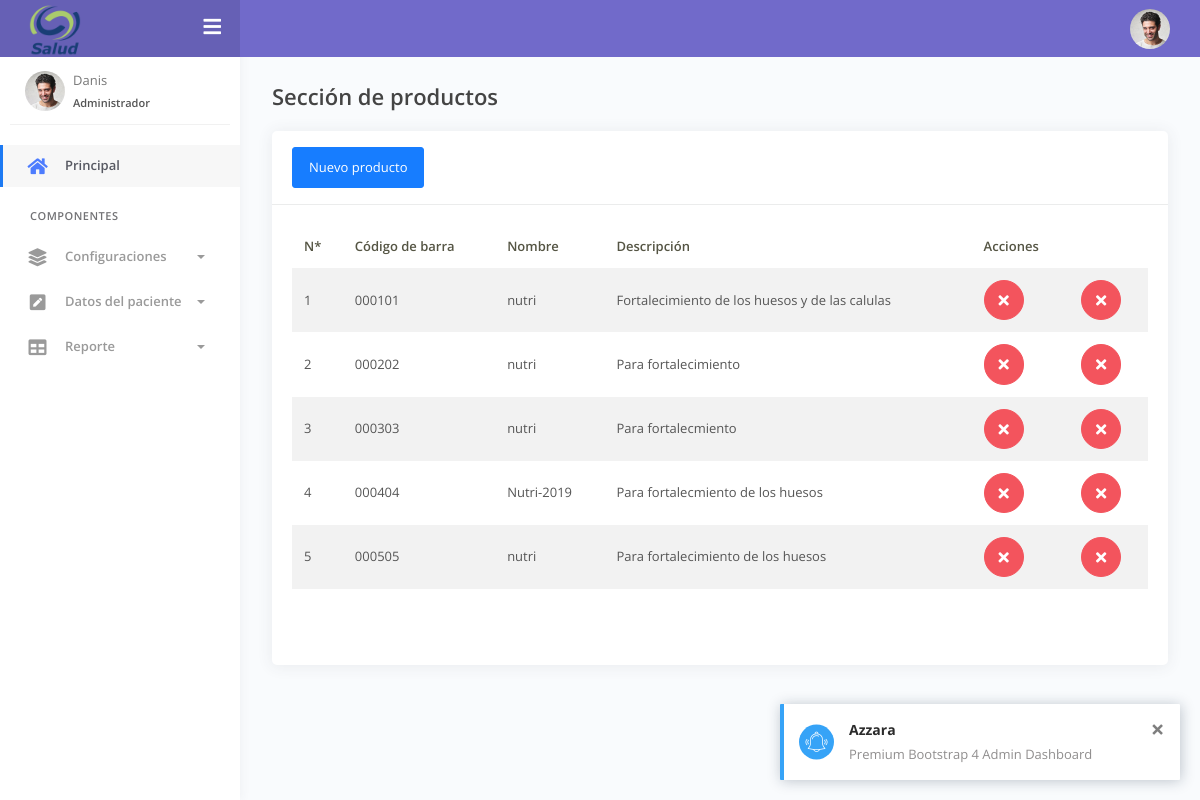
Screenshot of /vistas/producto.php (signed in) with the database file from the repository.
### tables this page shows
CREATE TABLE `producto` (
  `id_prod` int(11) NOT NULL,
  `codigo_prod` varchar(45) NOT NULL,
  `nombre_prod` varchar(100) NOT NULL,
  `descrip_prod` varchar(100) NOT NULL
);

### modelo/conection.php (called while the page is built)
<?php
   function consultarSQL($query){ $mysqli = new mysqli("localhost", "root",
"@ignacio1998", "nutri"); if (mysqli_connect_errno()) { echo "El sistema tiene
errore al conectarse"; }
	     $mysqli->set_charset("uft8");
	     $mysqli->autocommit(FALSE);
	     $mysqli->begin_transaction(MYSQLI_TRANS_START_WITH_CONSISTENT_SNAPSHOT);
	     if ($consulta=$mysqli->query($query)) {
	     	if ($mysqli->commit()) {
	     	}else {
	     		echo "Datos no guardados";
	     	}
	     }else {
	     	$mysqli->rollback();
	     }
	     return $consulta;
   }
?>

### modelo/consulta_producto.php (the view)
<?php
  require_once ('conection.php');
  require_once ('../modal/producto.php');
  $consulta = "SELECT  * FROM producto";
  $datos = consultarSQL($consulta);
  while ($fila=$datos->fetch_array(MYSQLI_ASSOC)) {
    echo "<tr>
            <td>".$fila['id_prod']."</td>
            <td>".$fila['codigo_prod']."</td>
            <td>".$fila['nombre_prod']."</td>
            <td>".$fila['descrip_prod']."</td>
            <td><a href='actualizaciones/actualizar_egresado.php?id_prod=".$fila['id_prod']."'><button type='button' data-toggle='modal' class='btn btn-icon btn-round btn-danger'><i class='fa fa-times'></i>
              </button></a></td>
            <td><button type='button' data-toggle='modal' data-target='#Eliminarproducto' class='btn btn-icon btn-round btn-danger'><i class='fa fa-times'></i>
              </button></td>
          </tr>";
    }
?>

### vistas/producto.php (shortened to what this page needs)
<!DOCTYPE html>
<html lang="es">
<head>
	<?php include_once('../links/header.php'); ?>
</head>
<body>
	<div class="wrapper">
		<div class="main-header" data-background-color="purple">
			<div class="logo-header">
				<a href="inicio.php" class="logo">
					<img src="../assets/img/download.png" alt="navbar brand" class="navbar-brand" width="60px">
				</a>
				<div class="navbar-minimize">
					<button class="btn btn-minimize btn-rounded">
						<i class="fa fa-bars"></i>
					</button>
				</div>
			</div>
			<nav class="navbar navbar-header navbar-expand-lg">
				<div class="container-fluid">
					<ul class="navbar-nav topbar-nav ml-md-auto align-items-center">
						<li class="nav-item dropdown hidden-caret">
							<a class="dropdown-toggle profile-pic" data-toggle="dropdown" href="#" aria-expanded="false">
								<div class="avatar-sm">
									<img src="../assets/img/profile.jpg" alt="..." class="avatar-img rounded-circle">
								</div>
							</a>
						</li>
					</ul>
				</div>
			</nav>
		</div>
		<div class="sidebar">
			<div class="sidebar-wrapper scrollbar-inner">
				<div class="sidebar-content">
					<div class="user">
						<div class="avatar-sm float-left mr-2">
							<img src="../assets/img/profile.jpg" alt="..." class="avatar-img rounded-circle">
						</div>
						<div class="info">
							<a data-toggle="collapse" href="#collapseExample" aria-expanded="true">
								<span> <?php echo $_SESSION['nombre_usua']; ?>	<span class="user-level">Administrador</span></span>
							</a>
						</div>
					</div>
					 <?php include_once ('includes/nabvar.php'); ?>
				</div>
			</div>
		</div>
		<div class="main-panel">
			<div class="content">
				<div class="page-inner">
					<div class="page-header">
						<h4 class="page-title">Sección de productos</h4>
					</div>
					<div class="row">
						<div class="col-md-12">
							<div class="card">
								<div class="card-header">
									 <button type="button" class="btn btn-primary" data-toggle="modal" data-target=".bd-imc">Nuevo producto</button>
								</div>
										   <div class="card-body">
									<div class="table-responsive">
										<table id="basic-datatables" class="display table table-striped table-hover" >
											<thead>
												<tr>
													<th>N*</th>
													<th>Código de barra</th>
													<th>Nombre</th>
													<th>Descripción</th>
													<th>Acciones</th>
												</tr>
											</thead>
											<tbody>
		                                      <?php include_once('../modelo/consulta_producto.php'); ?>
											</tbody>
										</table>
									</div>
								</div>
								<div class="card-body">
								</div>
							</div>
						</div>
					</div>
				</div>
			</div>
		</div>
	</div>
</body>
</html>

### links/header.php (shortened to what this page needs)
<link rel="stylesheet" href="../assets/css/bootstrap.min.css">
<link rel="stylesheet" href="../assets/css/azzara.min.css">
<link rel="stylesheet" href="../assets/css/demo.css">
<link rel="stylesheet" href="../assets/css/calculadora.css">

### vistas/includes/nabvar.php (shortened to what this page needs)
<ul class="nav">
	<li class="nav-item active">
		<a href="inicio.php">
			<i class="fas fa-home"></i>
			<p>Principal</p>
		</a>
	</li>
	<li class="nav-section">
		<h4 class="text-section">Componentes</h4>
	</li>
	<li class="nav-item">
		<a data-toggle="collapse" href="#base">
			<i class="fas fa-layer-group"></i>
			<p>Configuraciones</p>
			<span class="caret"></span>
		</a>
	</li>
	<li class="nav-item">
		<a data-toggle="collapse" href="#forms">
			<i class="fas fa-pen-square"></i>
			<p>Datos del paciente</p>
			<span class="caret"></span>
		</a>
	</li>
	<li class="nav-item">
		<a data-toggle="collapse" href="#tables">
			<i class="fas fa-table"></i>
			<p>Reporte</p>
			<span class="caret"></span>
		</a>
	</li>
</ul>

### rows the page displays
producto: id_prod "1", codigo_prod "000101", nombre_prod "nutri", descrip_prod "Fortalecimiento de los huesos y de las calulas"
producto: id_prod "2", codigo_prod "000202", nombre_prod "nutri", descrip_prod "Para fortalecimiento"
producto: id_prod "3", codigo_prod "000303", nombre_prod "nutri", descrip_prod "Para fortalecmiento"
producto: id_prod "4", codigo_prod "000404", nombre_prod "Nutri-2019", descrip_prod "Para fortalecmiento de los huesos"
producto: id_prod "5", codigo_prod "000505", nombre_prod "nutri", descrip_prod "Para fortalecimiento de los huesos"

### other values shown
$_SESSION['nombre_usua'] "Danis"
